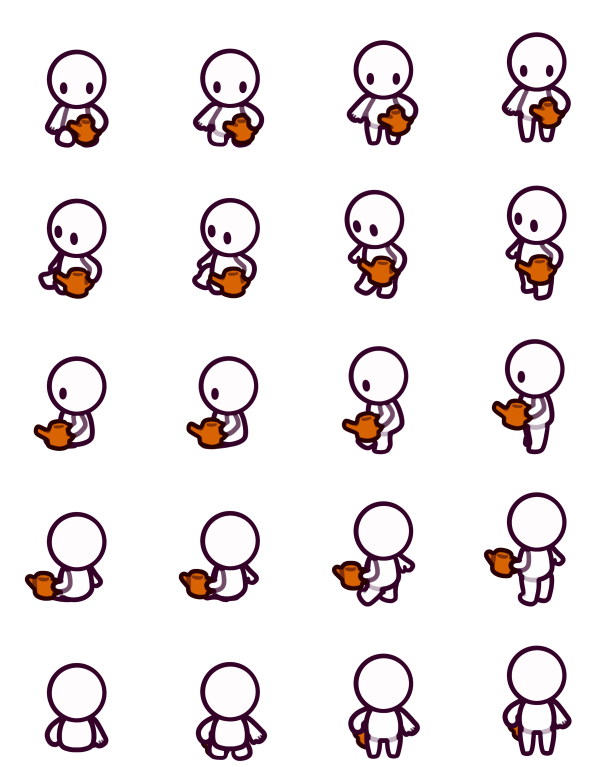
#> input picture src/assets/Character0/Character0_GetUpHoldingTool_WaterCan.png, 1840 x 2300 px, given in place of d_cindergore-move.png, which was not available (shown at 1/3 size)
$ python build-demons.py ../src/assets/Character0/Character0_GetUpHoldingTool_WaterCan.png
#> lines starting #> are read from the running program, lines starting #| are printed output that depends on the picture; pictures that were not available may be replaced by others from this repository, and a replacement may not be noted
"""
The story's bosses and demons, drawn from scratch (no pack art): every one is a puppet of simple 3D
parts (balls, tapered limbs, flat plates) posed per frame, turned to the five facings the game uses
(front, three-quarter front, side, three-quarter back, back; the game mirrors the other three) and
drawn back to front at twice the size in the art's style: a thick plum outline round every part,
two-tone cel shading lit from the top left, and glowing eyes, runes and cores. Each gets a move,
an attack and a die sheet (the die dissolves into embers), like the pack's enemies.

    python tools/build-demons.py            # every demon
    python tools/build-demons.py d_ignis    # just these

Writes public/images/world/enemy/<kind>-<move|attack|die>.png, src/game/world/demonAtlas.ts, and a
portrait for the cinematic's dialogue: public/images/world/npc/<kind>-portrait.png.
"""
import math
import os
import sys
import numpy as np
from PIL import Image, ImageDraw, ImageFilter

ROOT = os.path.dirname(os.path.dirname(os.path.abspath(__file__)))
OUT = os.path.join(ROOT, 'public', 'images', 'world', 'enemy')
NPC_OUT = os.path.join(ROOT, 'public', 'images', 'world', 'npc')
CELL = 224
SS = 2
CX, GY = 112, 204
OUTLINE = (52, 1, 41)
OW = 3.6
PITCH = 0.42
YAWS = [0, math.pi / 4, math.pi / 2, 3 * math.pi / 4, math.pi]
FRAMES = {'move': 6, 'attack': 6, 'die': 6}


def hexc(h):
    return tuple(int(h[i:i + 2], 16) for i in (1, 3, 5))


def mul(c, k):
    return tuple(max(0, min(255, int(v * k))) for v in c)


def mix(a, b, t):
    return tuple(int(a[i] + (b[i] - a[i]) * t) for i in range(3))


# ------------------------------------------------------------------ parts

class Part:
    """One piece of a puppet: kind 'ball' | 'cap' | 'poly'; points in model space (x side, y up, z forward)."""

    # [4 lines left out: function __init__, not called in this run]


def ball(c, rx, ry=None, col=(200, 200, 200), **k):
    return Part('ball', [c], (rx, ry if ry is not None else rx), col, **k)


def cap(a, b, ra, rb=None, col=(200, 200, 200), **k):
    return Part('cap', [a, b], (ra, rb if rb is not None else ra), col, **k)


def poly(pts, col=(200, 200, 200), **k):
    return Part('poly', pts, None, col, **k)


def add(p, d):
    return (p[0] + d[0], p[1] + d[1], p[2] + d[2])


class View:
    """Model space to the cell: turn by yaw, tilt the camera down by PITCH."""

    def __init__(self, yaw, pose):
        self.c, self.s = math.cos(yaw), math.sin(yaw)
        self.pose = pose  # (fall angle, sink, forward shift)

    # [12 lines left out: function world, not called in this run]

    def screen(self, p):
        wx, y, wz = self.world(p)
        return (CX + wx) * SS, (GY - y * math.cos(PITCH) + wz * math.sin(PITCH)) * SS, wz * math.cos(PITCH) + y * math.sin(PITCH)

    # [108 lines left out: functions facing, draw_shape, render, rim, not called in this run]


def shrink(img):
    return img.convert('RGBa').resize((CELL, CELL), Image.LANCZOS).convert('RGBA')


# ------------------------------------------------------------------ helpers

def limb(a, b, c, r1, r2, r3, col, **k):
    """Upper and lower limb: a to b, b to c."""
    return [cap(a, b, r1, r2, col, **k), cap(b, c, r2, r3, col, **k)]


# [620 lines left out: functions horn, ring, hulk, weapon, caster, beast and 5 more, not called in this run]


PLANS = {'lord': lord, 'hulk': hulk, 'caster': caster, 'beast': beast, 'knight': knight, 'elemental': elemental, 'leviathan': leviathan, 'archmage': archmage}

H = hexc
DEMONS = {
    # Pyraxis
    'd_cindergore': ('hulk', dict(skin=H('#7a2e22'), belly=H('#a8553a'), shoulder=H('#3b2a2a'), horn=H('#2a1c1c'), eye=H('#ffd166'), glowc=H('#ff7a2a'), weapon='cleaver',
                                  cracks=[(-20, 110, -6, 92), (-6, 92, 4, 100), (12, 118, 22, 96), (2, 84, 14, 74)])),
    'd_tarek': ('hulk', dict(skin=H('#8a7a68'), belly=H('#b8a68e'), shoulder=H('#5e564e'), horn=H('#3a332c'), eye=H('#ffb347'), glowc=H('#ff9a3c'), weapon='hammer', horn_up=18, horn_out=22, curl=2, foot=H('#4a423a'))),
    'd_pyra': ('caster', dict(scale=0.86, robe=H('#a3341c'), trim=H('#f0b13a'), skin=H('#e8b088'), mask=H('#f4e0c0'), eye=H('#ff5a1a'), glowc=H('#ff8a2a'), flamehair=H('#ff9a2a'), orbs=4)),
    'd_ignis': ('lord', dict(scale=0.86, skin=H('#4a3238'), plate=H('#221a28'), spike=H('#0e0a12'), glowc=H('#ff6a1a'), fire=H('#ffa23a'), eye=H('#ffe066'), wing=H('#4a1a14'))),
    # Zephyria
    'd_zephyrclaw': ('beast', dict(hide=H('#c6dcef'), belly=H('#f0f6fb'), spine=H('#7fb4e0'), horn=H('#5b7a9a'), eye=H('#5eead4'), glowc=H('#7dd3fc'), ears=H('#a9c8e4'), horns=False,
                                   mane=H('#e8f4ff'), tailtip=H('#7fb4e0'), wings=H('#dbeafe'))),
    'd_baruch': ('elemental', dict(scale=0.92, stone=H('#5d6478'), glowc=H('#fde047'), ring=H('#fef08a'), bolt=H('#fffbd0'))),
    'd_skyshredder': ('knight', dict(armor=H('#b08a4a'), under=H('#4a3a2a'), cape=H('#6b8fb5'), horn=H('#3a2c1c'), eye=H('#7dd3fc'), glowc=H('#7dd3fc'), weapon='sword', bladewings=H('#d8dee8'), blade=H('#e8edf5'), blade_glow=H('#bae6fd'))),
    'd_vael': ('caster', dict(scale=0.9, robe=H('#4b3a78'), trim=H('#c4b5fd'), skin=H('#b8b0d8'), hood=H('#2e2450'), mask=H('#d8d4ec'), eye=H('#a5f3fc'), glowc=H('#a78bfa'), weapon='scythe', orbs=3)),
    # Aquatica
    'd_frostbite': ('hulk', dict(scale=0.94, skin=H('#5d86a8'), belly=H('#9cc4de'), shoulder=H('#a8d8f0'), horn=H('#e0f2ff'), eye=H('#e0ffff'), glowc=H('#9fe8ff'), crystal=H('#d0f0ff'), claws=H('#e8f8ff'), horn_up=22, curl=2)),
    'd_queen': ('caster', dict(scale=0.9, robe=H('#0f6e6a'), trim=H('#fbcfe8'), skin=H('#7fc8c0'), mask=H('#c8f0ea'), eye=H('#fef08a'), glowc=H('#5eead4'), crown=H('#f472b6'), tentacles=H('#2a8a84'), orbs=3)),
    'd_paladin': ('knight', dict(armor=H('#b8d8ec'), under=H('#47657e'), cape=H('#2c4a6a'), horn=H('#e8f6ff'), eye=H('#7dd3fc'), glowc=H('#bae6fd'), weapon='sword', shield=H('#8ab8d8'), blade=H('#e0f4ff'), blade_glow=H('#bae6fd'), guard=H('#e8f4ff'))),
    'd_hydros': ('leviathan', dict(hide=H('#2b5d8a'), belly=H('#9fd0ea'), ice=H('#d8f4ff'), eye=H('#fef9c3'), glowc=H('#7dd3fc'), frill=H('#5aa0c8'))),
    # The Void Wastes
    'd_voidknight': ('knight', dict(armor=H('#3a2d52'), under=H('#1c1428'), cape=H('#5b21b6'), horn=H('#140e1e'), eye=H('#d8b4fe'), glowc=H('#a855f7'), weapon='sword', blade=H('#2a2238'), blade_glow=H('#c084fc'),
                                    runes=[(-14, 124, -4, 104), (14, 124, 4, 104), (-6, 96, 6, 96)], core=H('#c084fc'))),
    'd_amalgam': ('beast', dict(hide=H('#a85a62'), belly=H('#d8949a'), spine=H('#5a2a34'), horn=H('#e8dcd0'), eye=H('#fef08a'), glowc=H('#f472b6'), tailtip=H('#5a2a34'), size=1.12, curl=3, horn_up=14,
                                extra_eyes=[(18, 20, 20), (-20, 14, 10), (24, 6, -12), (-22, 22, -26), (0, 32, -10), (14, 26, -36)])),
    'd_echo': ('caster', dict(scale=0.9, robe=H('#6d4aa8'), trim=H('#e9d5ff'), skin=H('#c4b5fd'), hood=H('#4c2f86'), mask=H('#ede9fe'), eye=H('#f0abfc'), glowc=H('#c084fc'), crown=H('#2a1a3e'), orbs=5)),
    'd_reliquary': ('knight', dict(armor=H('#6a6070'), under=H('#2a2430'), cape=H('#3c2a4e'), horn=H('#1e1824'), eye=H('#fde68a'), glowc=H('#fbbf24'), weapon='sword', lantern=True, core=H('#fcd34d'), size=1.12,
                                   blade=H('#8a8094'), blade_glow=H('#fde68a'), spike=H('#3a3040'))),
    'd_malakor': ('archmage', dict(scale=0.84, robe=H('#2a1a44'), trim=H('#c084fc'), skin=H('#9a8ab8'), mask=H('#d8cff0'), eye=H('#f0abfc'), glowc=H('#b06bff'), cape=H('#170e26'), plate=H('#3a2c52'),
                                   obsidian=H('#140e1e'), ring=H('#e9d5ff'))),
}


# [94 lines left out: functions noise_field, dissolve, scaled, build_one, not called in this run]


def write_atlas(info):
    path = os.path.join(ROOT, 'src', 'game', 'world', 'demonAtlas.ts')
    with open(path, 'w', encoding='utf-8', newline='\n') as f:
        f.write('/** Generated by tools/build-demons.py — do not edit. */\n')
        f.write(f'/** The bosses\' own art: {CELL} px cells, five facing rows; the file is images/world/enemy/<key>.png. */\n')
        f.write(f'export const DEMON_CELL = {CELL};\n')
        f.write('export const DEMON_SHEETS: Record<string, number> = {\n')
        for k in sorted(info):
            for a, n in info[k][0].items():
                f.write(f"    '{k}-{a}': {n},\n")
        f.write('};\n/** Feet (x, y) in a cell, and how tall the figure stands (px), per demon. */\n')
        f.write('export const DEMON_FEET: Record<string, [number, number]> = {\n')
        for k in sorted(info):
            f.write(f'    {k}: [{info[k][1][0]}, {info[k][1][1]}],\n')
        f.write('};\nexport const DEMON_HEIGHT: Record<string, number> = {\n')
        for k in sorted(info):
            f.write(f'    {k}: {info[k][2]},\n')
        f.write('};\n')


if __name__ == '__main__':
    os.makedirs(OUT, exist_ok=True)
    want = sys.argv[1:] or list(DEMONS)
    info = {}
    for k in DEMONS:
        if k in want:
            info[k] = build_one(k)
            print(k, info[k][2], flush=True)
        else:
            # keep the others' entries: read their move sheet back for the height
            try:
                im = Image.open(os.path.join(OUT, f'{k}-move.png')).convert('RGBA')
#> im is the input picture: PIL image 1840x2300 RGBA; mean R, G, B, A 235.4, 229.2, 231.2, 54.2
                al = np.array(im)[:CELL, :CELL, 3]
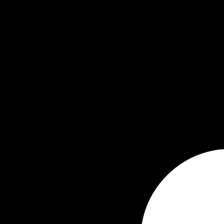
#> al: shape (224, 224); min 0, max 255, mean 23
                ys = np.where(al.max(axis=1) > 40)[0]
#> ys = 75 values from 149 to 223
                info[k] = ({a: FRAMES[a] for a in FRAMES}, (CX, GY), GY - int(ys.min()) if len(ys) else 150)
            except FileNotFoundError:
                pass
#> pass 2 of the loop `for k in DEMONS:`:
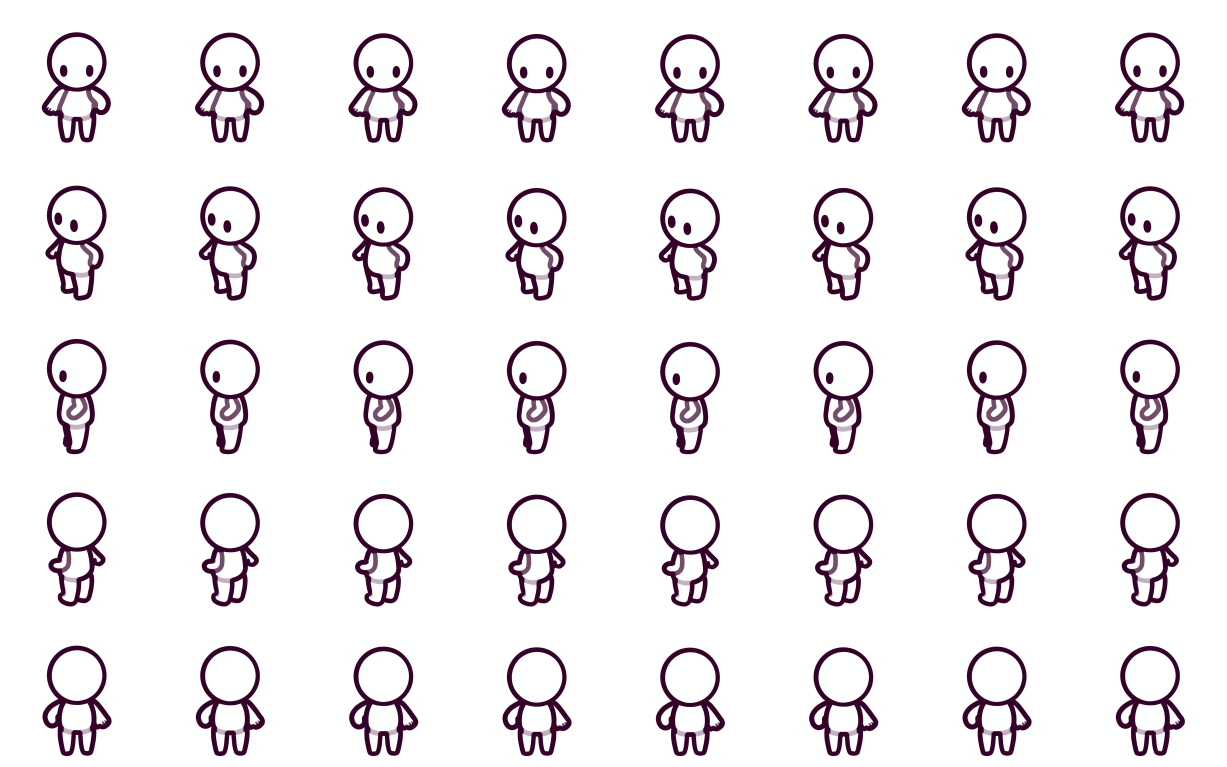
#> input picture src/assets/Character0/Character0_IdleHoldingTool.png, 3680 x 2300 px, given in place of d_tarek-move.png, which was not available (shown at 1/3 size)
#> im is the input picture: PIL image 3680x2300 RGBA; mean R, G, B, A 237, 232.7, 236.2, 53.7
#> `al = np.array(im)[:CELL, :CELL, 3]`:
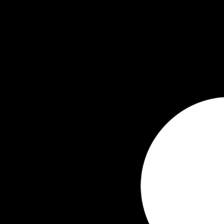
#> al: shape (224, 224); min 0, max 255, mean 44.5
#> ys = 127 values from 97 to 223
    write_atlas(info)
#> the loop in write_atlas, `for k in sorted(info):` made 3 passes
#> k on passes 1 to 3: 'd_cindergore', 'd_pyra', 'd_tarek'
